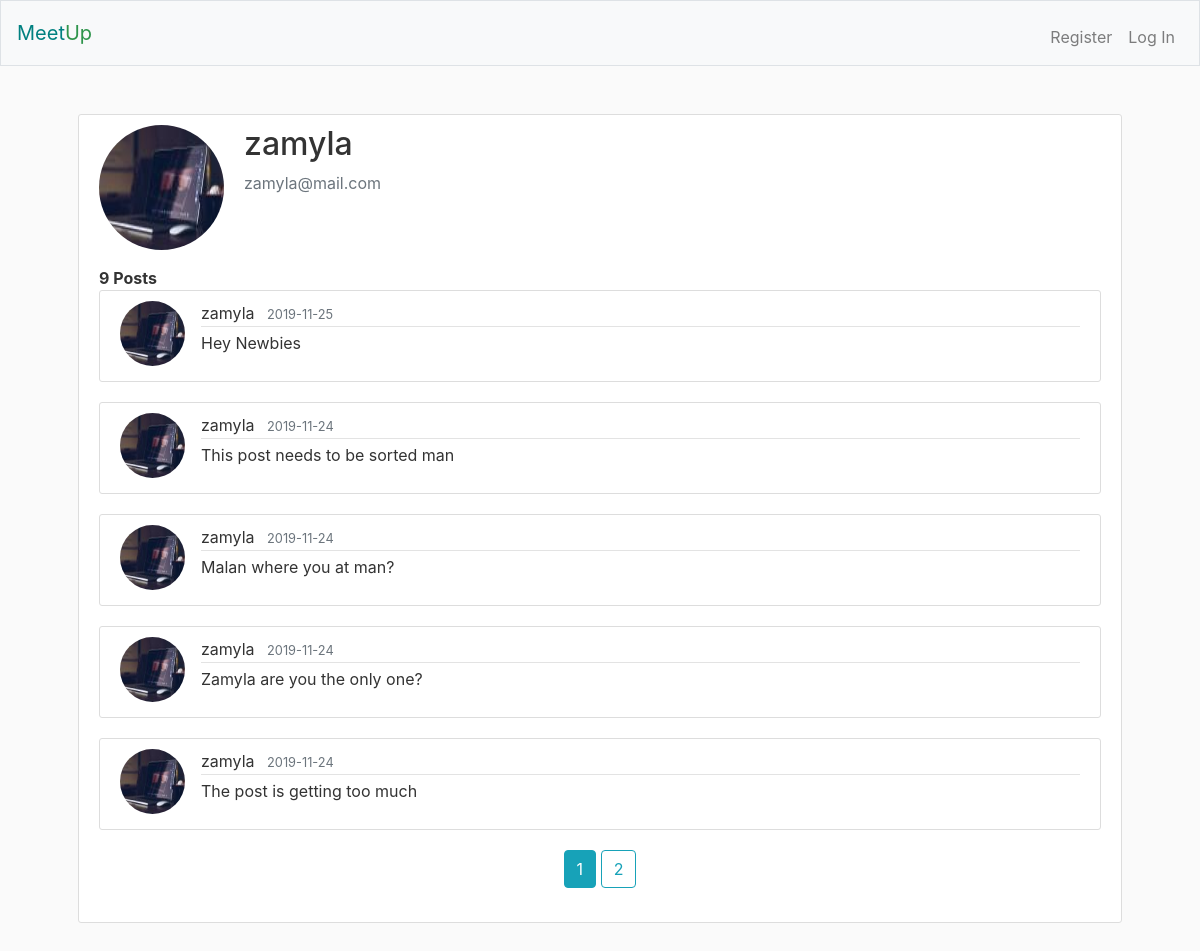
The page /users/zamyla on the database as committed earlier.
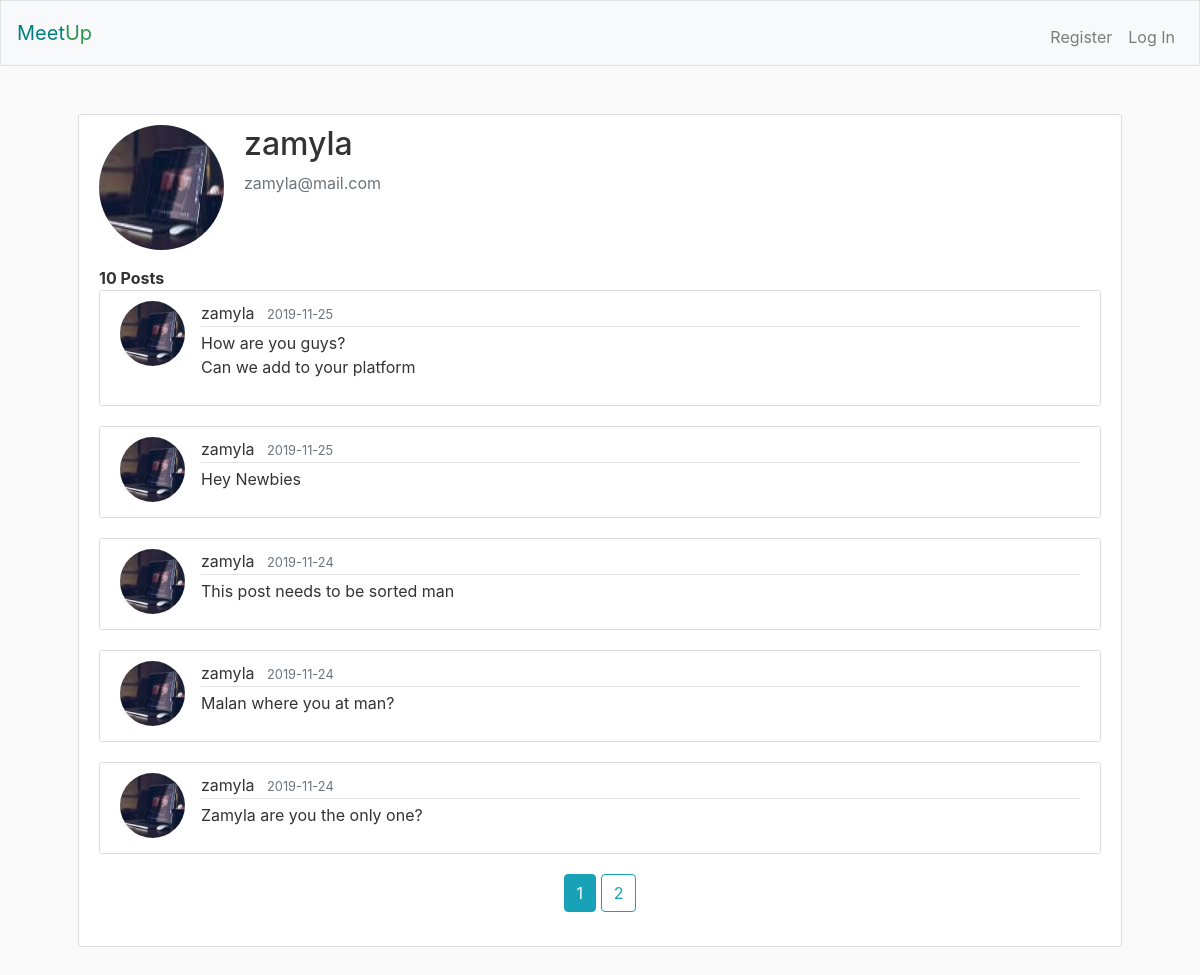
The same page on the database as committed later.
### meetup/models.py (models this page shows, shortened)
class Post(db.Model):
    id = db.Column(db.Integer, primary_key=True)
    message = db.Column(db.Text, nullable=False)
    posted_at = db.Column(db.DateTime, default=datetime.utcnow)
    owner_id = db.Column(db.Integer, db.ForeignKey('user.id'), nullable=False)

class User(db.Model, UserMixin):
    id = db.Column(db.Integer, primary_key=True)
    username = db.Column(db.String(20), unique=True, nullable=False)
    email = db.Column(db.String(255), unique=True, nullable=False)
    image_file = db.Column(db.String(20), nullable=False, default='no-img.png')
    password = db.Column(db.String(60), nullable=False)
    posts = db.relationship('Post', backref='owner', lazy=True)

### meetup/users/routes.py (the view)
@users.route('/users/<string:username>')
def user_posts(username):
    page = request.args.get('page', 1, type=int)
    user = User.query.filter_by(username=username).first_or_404()
    posts = Post.query.filter_by(owner=user).order_by(
        Post.posted_at.desc()).paginate(page=page, per_page=5)
    return render_template('user_posts.html', posts=posts, user=user)

### meetup/templates/user_posts.html (shortened to what this page needs)
{% extends "layout.html" %}
{% block main %}
    <div class="media">
        <img class="rounded-circle account-img" src="{{ url_for('static', filename='profile-imgs/' + user.image_file) }}" />
        <div class="media-body">
            <h2 class="account-heading">{{ user.username }}</h2>
            <p class="text-secondary">{{ user.email }}</p>
        </div>
    </div>
    <div><strong>{{ posts.total }} Posts</strong></div>
    {% for post in posts.items %}
        <a id="post-link" href="{{ url_for('posts.post', post_id=post.id) }}">
            <article class="media content-section">
                <img class="rounded-circle article-img" src="{{ url_for('static', filename='profile-imgs/' + post.owner.image_file) }}" />
            <div class="media-body">
                <div class="article-metadata">
                    <span class="mr-2">{{ post.owner.username }}</span>
                    <small class="text-muted">{{ post.posted_at.strftime('%Y-%m-%d') }}</small>
                </div>
                <p class="article-content">{{ post.message }}</p>
            </div>
            </article>
        </a>
    {% endfor %}
    <div class="text-center">
    {% for page_num in posts.iter_pages(left_edge=1, right_edge=1, left_current=2, right_current=3) %}
        {% if page_num %}
            {% if posts.page == page_num %}
                <a class="btn btn-info mb-4" href="{{ url_for('users.user_posts', username=user.username, page=page_num) }}">{{ page_num }}</a>
            {% else %}
                <a class="btn btn-outline-info mb-4" href="{{ url_for('users.user_posts', username=user.username, page=page_num) }}">{{ page_num }}</a>
            {% endif%}
        {% else %}
            ...
        {% endif %}
    {% endfor %}
    </div>
{% endblock %}

Rows that differ between the two databases and show on the page:
no longer on this page (row unchanged): Post: image_file (picture), owner.username "zamyla", posted_at "2019-11-24", message "The post is getting too much"
added Post: image_file (picture), owner.username "zamyla", posted_at "2019-11-25", message "How are you guys? Can we add to your platform"
Other text that changed with them:
{{ posts.total }}: "9" → "10"
